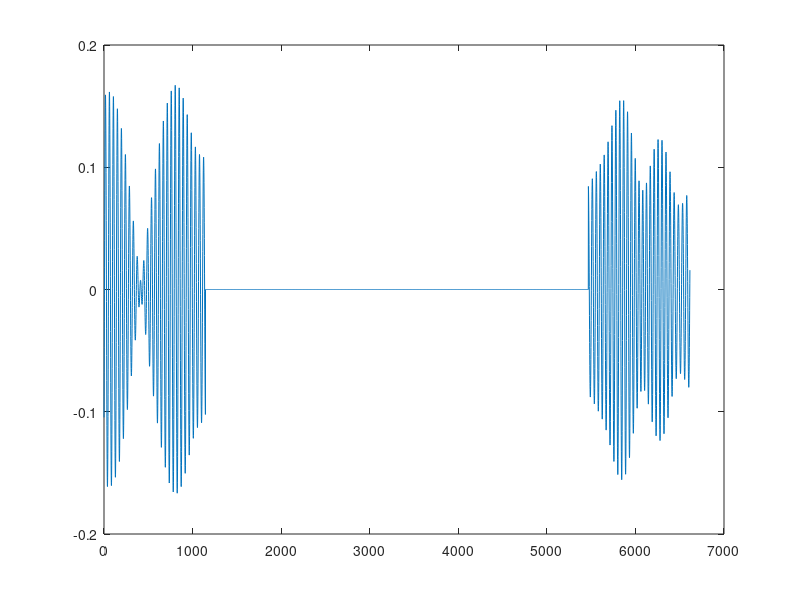
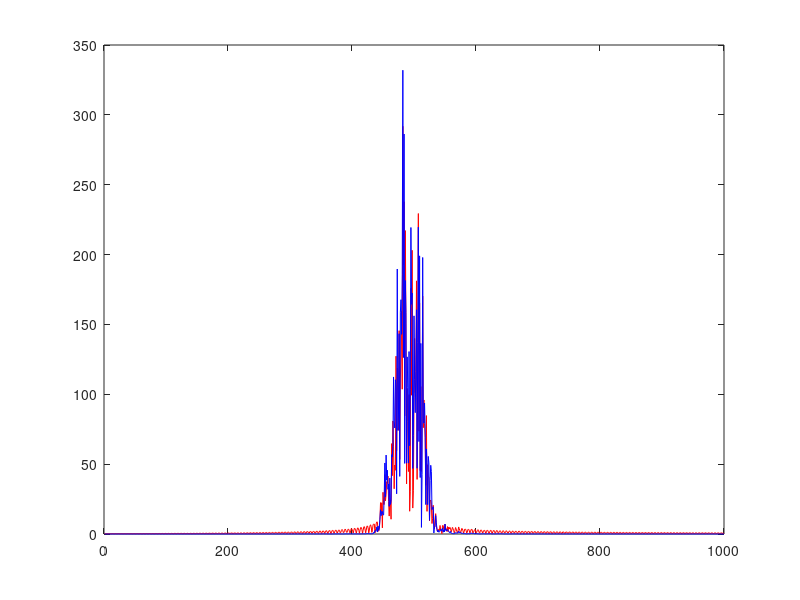

Write MATLAB code to recreate these figures, in order.
function testrampsize()

% sample rate
Fs = 44100;
Nf = Fs/2;
ISI = 500;

% stimulus parameters
freq = 1000;
duration = 500;
risefall = 50;
band = 50;

% gap parameters
gap = 100;
env = 0;

% CREATE GAP STIM

% create 1000 Hz noise with 50 Hz bandwidth
whitenz = wgn(1, duration/1000*Fs, 1);  %500ms duration
B = fir1(1000,[(freq-band/2)/Nf, (freq+band/2)/Nf], hanning(1001));
y = convn(whitenz,B,'same');  % create filtered signal

% apply 50ms rise and fall
y(1:(risefall/1000*Fs)) = sin([0:((risefall/1000*Fs)-1)]*pi/4410).*y(1:(risefall/1000*Fs));  
y(((duration/1000*Fs)-risefall/1000*Fs+1):(duration/1000*Fs)) = cos([0:((risefall/1000*Fs)-1)]*pi/4410).*y(((duration/1000*Fs)-risefall/1000*Fs+1):(duration/1000*Fs));  % apply 50ms fall


% CREATE NOTCHED BACKGROUND NOISE

backgrnd = wgn(1, duration/1000*Fs, 1);
B = fir1(1000,[(freq-band/2)/Nf, (freq+band/2)/Nf], 'stop');
backgrnd = convn(backgrnd,B,'same');  % create filtered signal

% scale background noise to make it quieter
backgrnd = backgrnd.*0.04;

% apply 50ms rise and fall
backgrnd(1:(risefall/1000*Fs)) = sin([0:((risefall/1000*Fs)-1)]*pi/4410).*backgrnd(1:(risefall/1000*Fs));  
backgrnd((((duration)/1000*Fs)-risefall/1000*Fs+1):((duration)/1000*Fs)) = cos([0:((risefall/1000*Fs)-1)]*pi/4410).*backgrnd((((duration)/1000*Fs)-risefall/1000*Fs+1):((duration)/1000*Fs));


% CREATE THE STANDARD AND DEVIANT

% create standard
t = 0:(1/Fs):(duration/1000)-(1/Fs);
standard = y;

% create deviant by cos^2 windowing the standard, then adding a gap
deviant = standard;
mdpt = round(length(standard)/2);

s = warning('off','all');

% apply cos^2 window with env (ms) duration
coef = cos([0:(1/Fs):(env/1000)-(1/Fs)]*(1000/env)*(pi/2)).^2;
deviant((mdpt - Fs*(gap/2/1000*env)):(mdpt - Fs*((gap/2)-1)/1000*env - 1)) = ...
    coef.*deviant((mdpt - Fs*(gap/2/1000*env)):(mdpt - Fs*((gap/2)-1)/1000*env - 1));

coef = sin([0:(1/Fs):(env/1000)-(1/Fs)]*(1000/env)*(pi/2)).^2;
deviant((mdpt + Fs*((gap/2)-1)/1000*env + 1):(mdpt + Fs*(gap/2/1000*env))) = ...
    coef.*deviant((mdpt + Fs*((gap/2)-1)/1000*env + 1):(mdpt + Fs*(gap/2/1000*env)));

warning(s);

% add a gap between the two windows
deviant((mdpt - round(Fs*((gap/2)-1)/1000)):(mdpt + round(Fs*((gap/2)-1)/1000))) = 0;

% PLAY STIM WITH BACKGROUND NOISE
figure(1); plot(0:(100+50)/1000*Fs,deviant(duration/2/1000*Fs-(gap+50)/2/1000*Fs:duration/2/1000*Fs+(gap+50)/2/1000*Fs));

%plotgapstim(stim);
plotstanddev();

function plotstanddev()
    
    standfft = fft(standard);
    standabs = abs(standfft);
    
    devfft = fft(deviant);
    devabs = abs(devfft);

    figure(2); plot(1:1000, devabs(1:1000), 'r', 1:1000, standabs(1:1000), 'b')
    % Notice that by adding a gap, ripples are created in the spectrum.
    % It appears the ripples are more pronounced when the gap is larger, but
    % I'm still unsure about this.

    % PLOT SPECTRUM OF DEVIANT AND STANDARD WITH NOISE
    %if (rp == 0)
    %    standfft = fft(stim(1:22050));
    %    devfft = fft(stim(44101:66150));
    %else
    %    standfft = fft(stim(44101:66150));
    %    devfft = fft(stim(1:22050));
    %end
    %standabs = abs(standfft);
    %devabs = abs(devfft);

    %figure(2); plot(1:1000, devabs(1:1000), 'r', 1:1000, standabs(1:1000), 'b')
    
end

end
